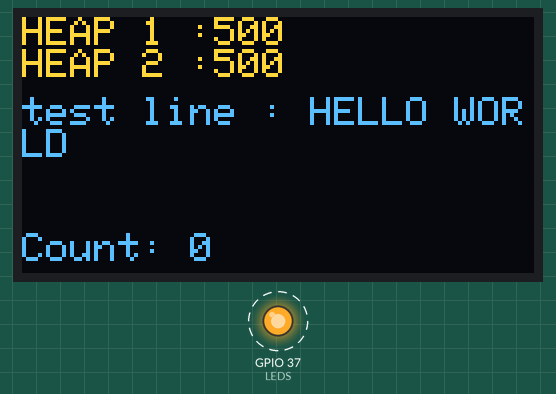
Recording of a sketch running on a simulated ESP32. On the bench: 128×64 one-colour display, output pins drawn as LEDs (lit = HIGH). Dashed ring = blinking. The OLED is the two-colour kind (top 16 rows yellow).

Above: at 0.79 s.
At 11.3 s:
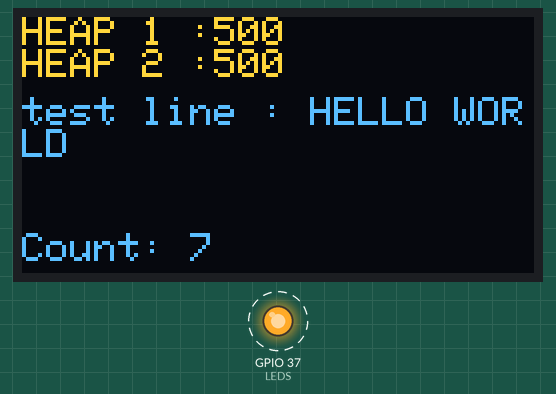
At 20.6 s:
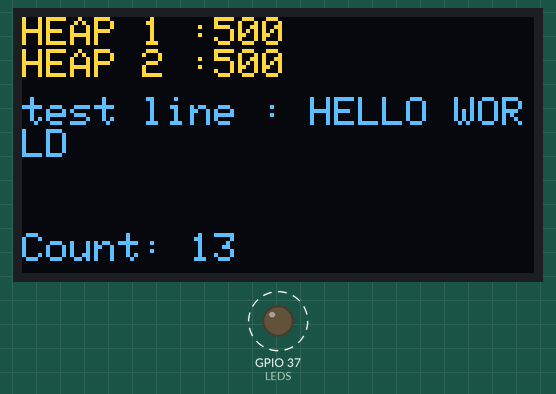
At 38.1 s:
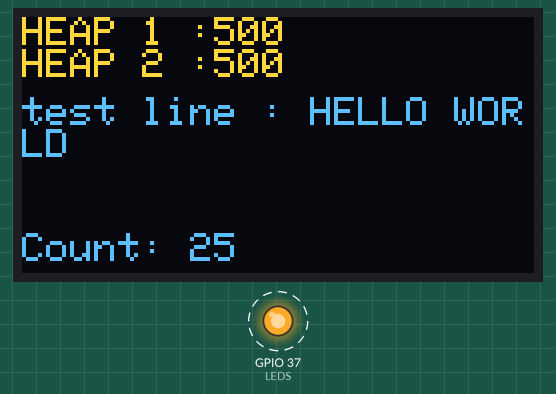
Timing chart, 0 to 40.0 s (numbered marks = the images above):
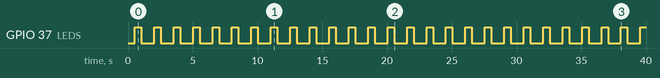

The sketch:

sketch_aug26b.ino
```cpp
#include <Adafruit_SSD1306.h>

TaskHandle_t Task1;
TaskHandle_t Task2;

struct LCD_VAR {
  unsigned int SCREEN_WIDTH = 128;
  unsigned int SCREEN_HEIGHT = 64;
  int OLED_RESET = -1;
  unsigned int OLED_SDA = 18;
  unsigned int OLED_SCL = 17;
};

struct PASSING {
  unsigned int delay = 500;
  String test = "HELLO WORLD";
};

static const LCD_VAR LCD;

static SemaphoreHandle_t MUTEX;

static const int LEDS = 37;
static int COUNT = 0;
static int HEAPALLOCT1 = 1000;
static int HEAPALLOCT2 = 1524;

static PASSING PASS;
static int DELAY = 500;
// other var
Adafruit_SSD1306 display(LCD.SCREEN_WIDTH, LCD.SCREEN_HEIGHT, &Wire, LCD.OLED_RESET);


bool display_status() {
  Wire.begin(LCD.OLED_SDA, LCD.OLED_SCL);

  if (!display.begin(SSD1306_SWITCHCAPVCC, 0x3C)) {
    return true;
  }
  return false;
}


int STACKVALT1() {
  return (uxTaskGetStackHighWaterMark(Task1));
}

int STACKVALT2() {
  return (uxTaskGetStackHighWaterMark(Task2));
}


void LED(int *delay) {

  digitalWrite(LEDS, HIGH);
  vTaskDelay(*delay / portTICK_PERIOD_MS);
  digitalWrite(LEDS, LOW);
  vTaskDelay(*delay / portTICK_PERIOD_MS);
}

void LCDS(int _param, PASSING *_pass) {

  display.clearDisplay();
  display.setTextSize(1);
  display.setTextColor(SSD1306_WHITE);
  //for the memory left
  display.setCursor(0, 0);
  //HEAP SIZE 1
  display.print("HEAP 1 :");
  display.println(STACKVALT1());
  display.setTextSize(1);
  //HEAP SIZE 2
  display.print("HEAP 2 :");
  display.println(STACKVALT2());
  display.setTextSize(1);
  //test show
  display.setCursor(0, 20);
  display.print("test line : ");
  display.println(_pass->test);
  display.setTextSize(1);


  //LAST LINE
  display.setCursor(0, 54);
  display.print("Count: ");
  display.println(_param);
  display.display();
}


void FLED(void *_param) {

  int _delay = *((int *)_param);
  while (1) {
    LED(&_delay);
    //take mutex
    if (xSemaphoreTake(MUTEX, 0) == pdTRUE) {
      COUNT++;  //increment glob var
      xSemaphoreGive(MUTEX);
    } else {
      Serial.println("in use LED");
    }
    vTaskDelay(_delay / portTICK_PERIOD_MS);
  }
}

void FLCD(void *_param) {
  PASSING _pass = *((PASSING *)_param);
  while (1) {

    if (xSemaphoreTake(MUTEX, 0) == pdTRUE) {
      LCDS(COUNT, &_pass);
      xSemaphoreGive(MUTEX);

    } else {
      Serial.println("in use LCD");
    }
    vTaskDelay(_pass.delay / portTICK_PERIOD_MS);
  }
}

void setup() {
  //setup serial
  Serial.begin(9600);
  delay(500);

  MUTEX = xSemaphoreCreateMutex();

  //led
  pinMode(LEDS, OUTPUT);

  //lcd
  if (display_status()) {
    Serial.println("alloc faill");
  }
  //rtos alloc

  xTaskCreatePinnedToCore(
    FLED,
    "LED",
    HEAPALLOCT1,
    & DELAY,
    1,
    &Task1,
    1);

  xTaskCreatePinnedToCore(
    FLCD,
    "LCD",
    HEAPALLOCT2,
    & PASS,
    2,
    &Task2,
    0);
}

void loop() {
  // put your main code here, to run repeatedly:
}
```

interupt.cpp
```cpp
#include "interupt.h"

// Initialize static member variables outside the class definition
unsigned int interupt::debauch_t = 0;
unsigned long interupt::last_millis = 0;
TaskHandle_t interupt::task3 = NULL;

// Constructor implementation
interupt::interupt() {
  // This constructor is defined, but does not perform any setup.
}

// Interrupt handler implementation
void IRAM_ATTR interupt::interupts() {
  unsigned long _current_millis = millis();
  if (_current_millis - interupt::last_millis < interupt::debauch_t) {
    return;
  }
  xTaskNotifyGive(interupt::task3);
  interupt::last_millis = _current_millis;

}

// Begin function implementation
int interupt::begin(int button, TaskHandle_t task3, unsigned int debauch_t) {
  // Assign member variables
  interupt::debauch_t = debauch_t;
  interupt::task3 = task3;

  // Set up the interrupt
  pinMode(button, INPUT_PULLUP);
  attachInterrupt(digitalPinToInterrupt(button), interupt::interupts, FALLING);

  return 0;
}
```

interupt.h
```cpp
#ifndef interupt_h
#define interupt_h

#include "Arduino.h"

// define abstractions
class interupt {
public:
  // Constructor
  interupt();

  // main functions
  static void IRAM_ATTR interupts();

  int begin(int button, TaskHandle_t task3, unsigned int debauch_t);

private:
  static unsigned int debauch_t;
  static unsigned long last_millis;
  static TaskHandle_t task3;
};

#endif
```

Measured:
- by itself, GPIO 37 (LEDS): alternates HIGH for 0.50 s and LOW for 1.0 s
- what the display in image 0 shows lasts 1.0 s, from 0.6 s to 1.6 s
- what the display in image 2 shows lasts 1.6 s, from 20.0 s to 21.6 s
